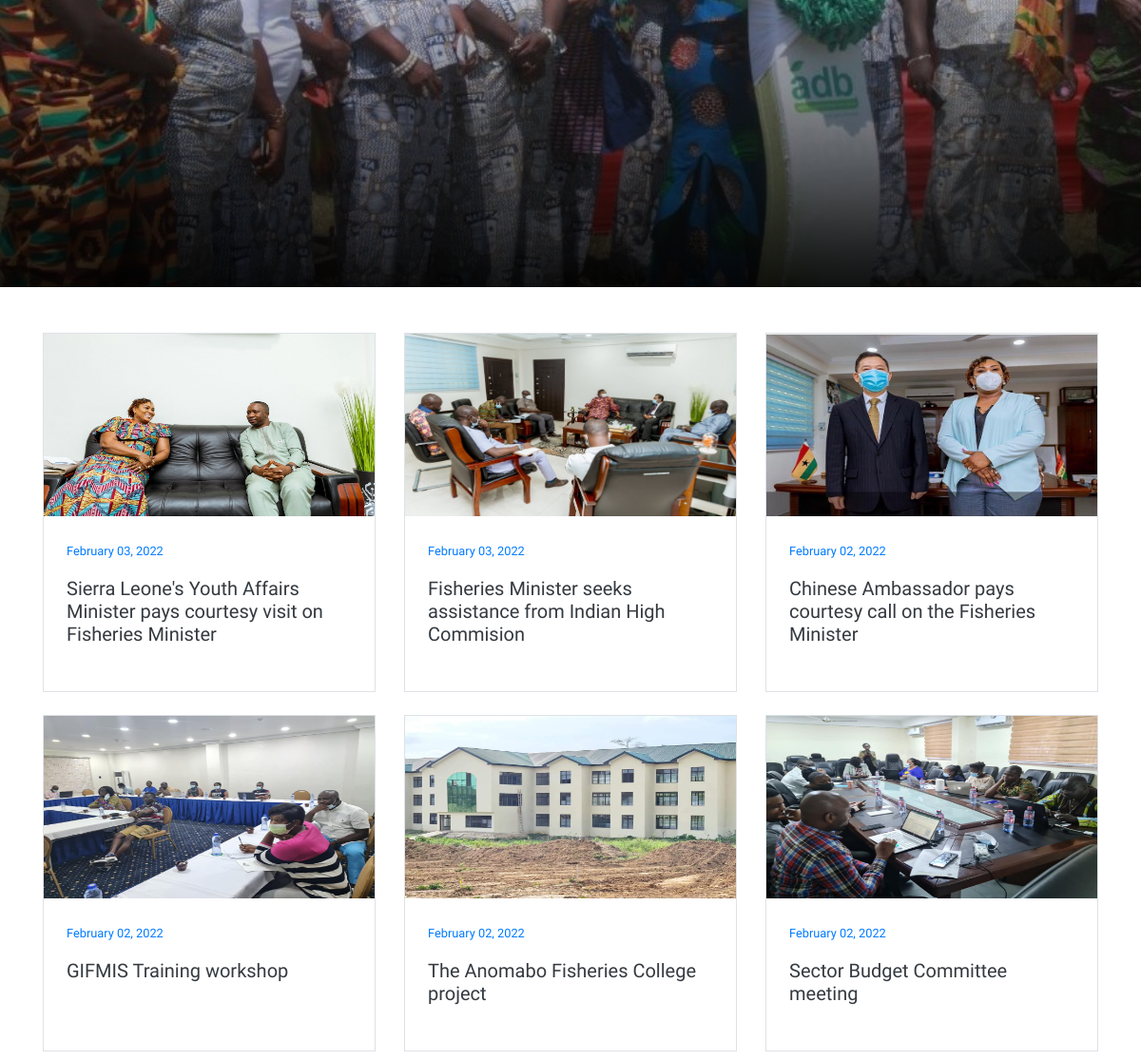
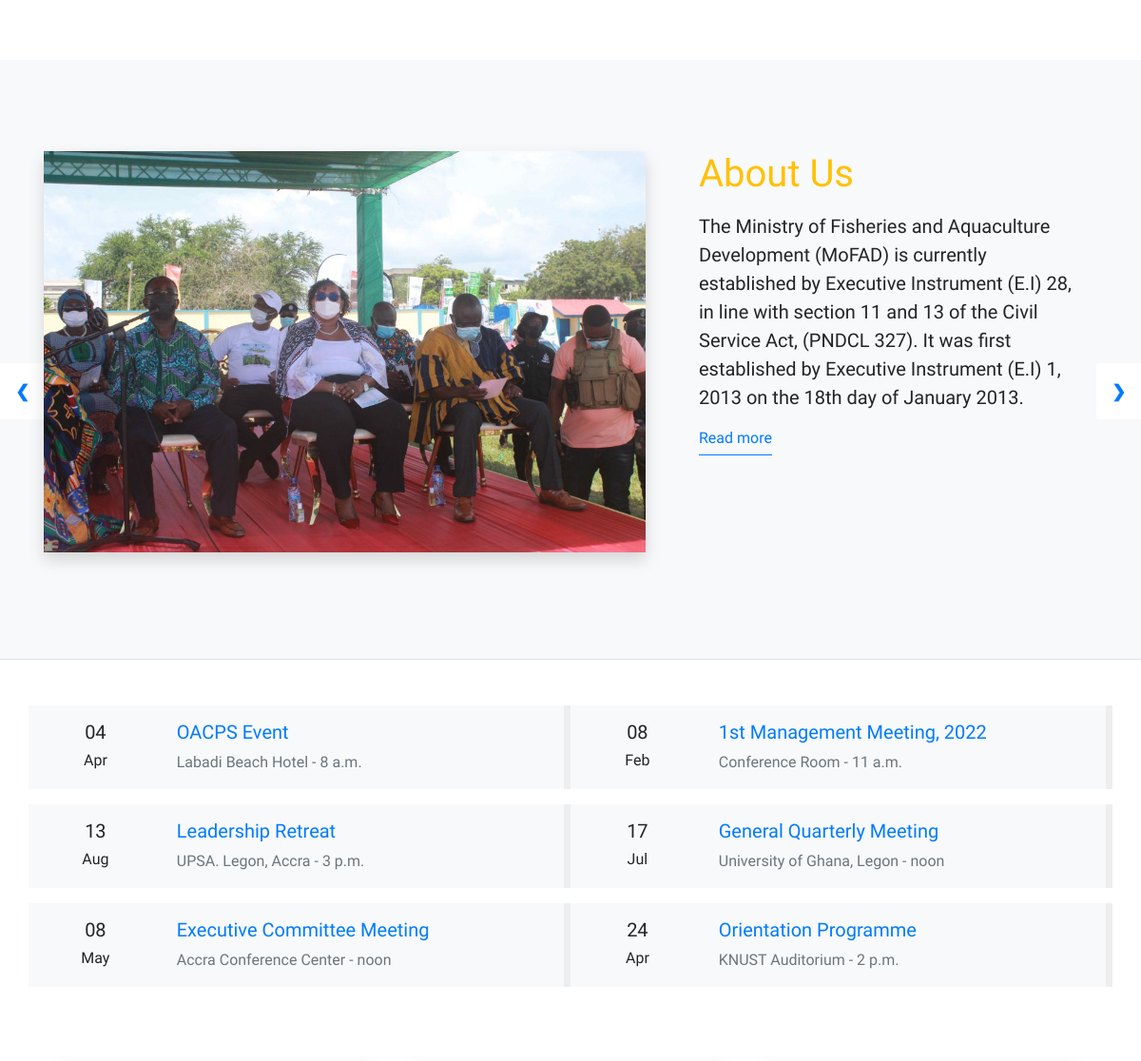
Before: / (middle part) with the older database file (2 pictures, top to bottom).
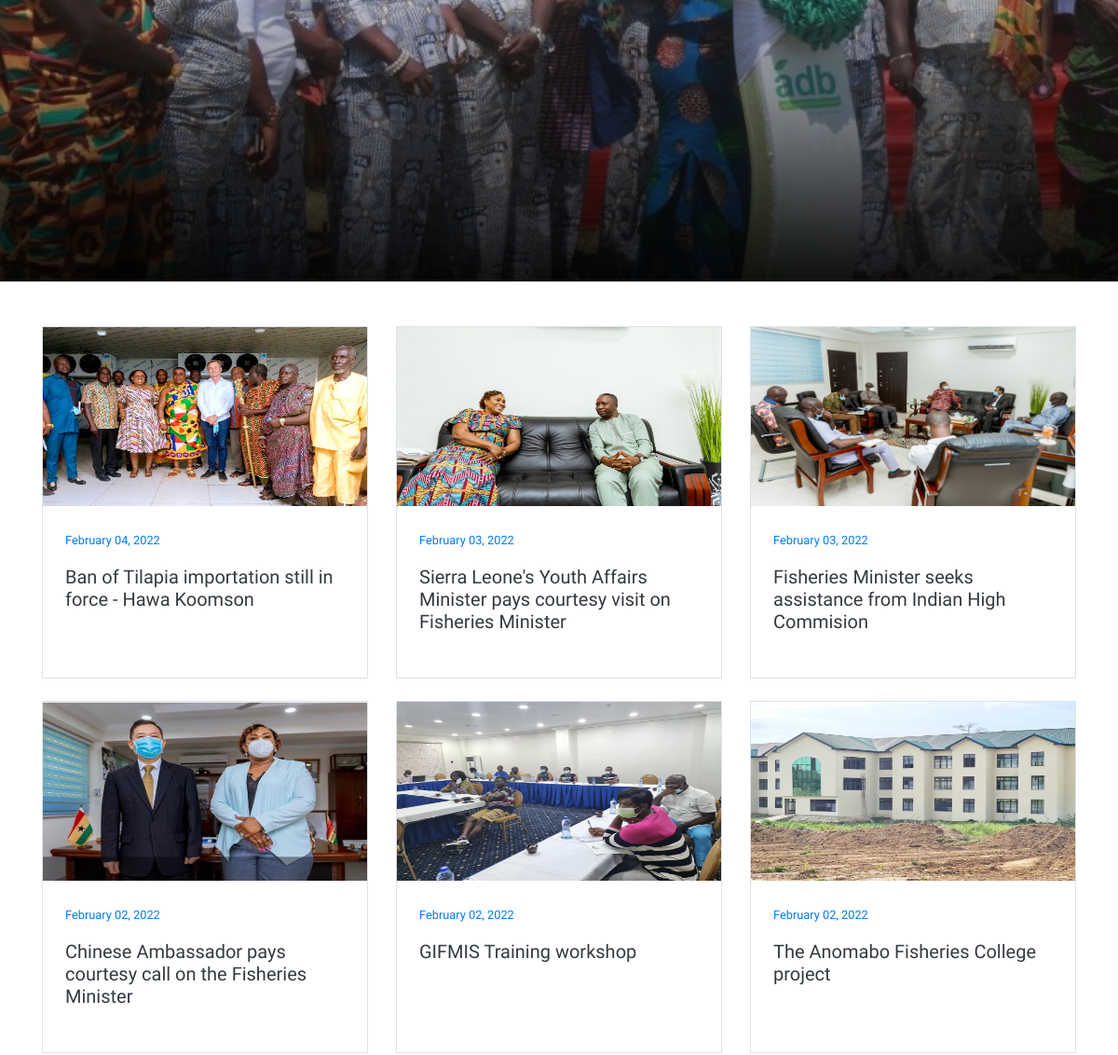
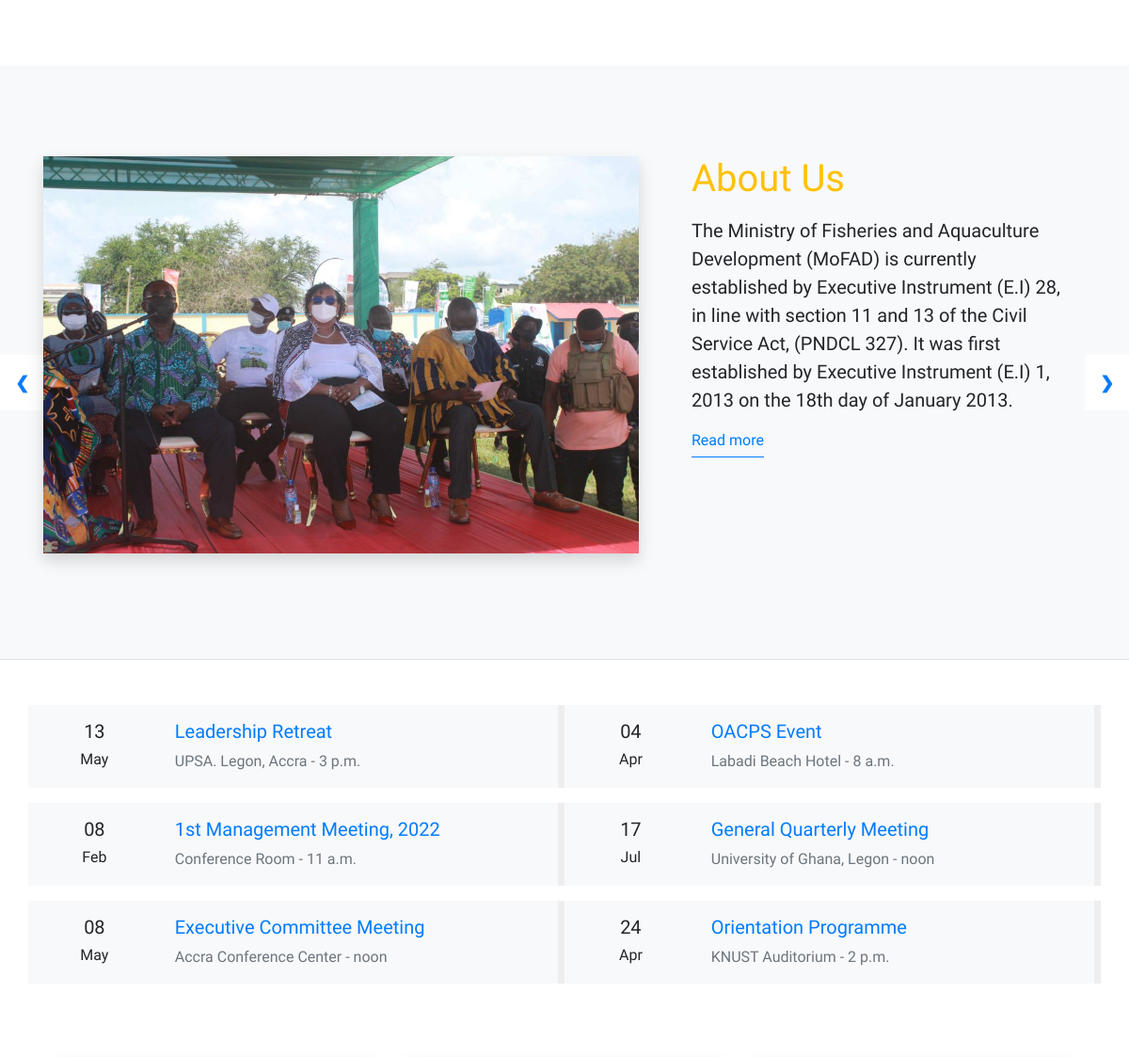
After: the same page with the newer database file (2 pictures, top to bottom).
### blog/models.py (models this page shows, shortened)
class Post(models.Model):
    POST_TYPE = (
        ("Blog", "Blog"),
        ("Press release", "Press release"),
    )
    type = models.CharField(choices=POST_TYPE, default="Blog", max_length=25)
    title = models.CharField(max_length=255)
    image = models.FileField(null=True, upload_to="post_images")
    text = RichTextUploadingField()
    created_at = models.DateTimeField(default=timezone.now)
    slug = models.SlugField(default="will-be-added-when-saved")
    class Meta:
        ordering = ["-created_at"]
    def get_absolute_url(self):
        return reverse("post-detail", kwargs={"slug": self.slug})

### events/models.py (models this page shows, shortened)
class Event(models.Model):
    title = models.CharField(max_length=255)
    venue = models.CharField(default="", max_length=255)
    date = models.DateField(default=timezone.now)
    time = models.TimeField(default=timezone.now)
    created_at = models.DateTimeField(default=timezone.now)
    class Meta:
        ordering = ["-date"]

### blog/views.py (the view)
# urls.py: path("", views.HomeView, name="home"),
def HomeView(request):
    post_list = Post.objects.filter(type="Blog")[:6]
    event_list = Event.objects.all()[:6]
    leader_list = Leader.objects.filter(feature=True)[:3]
    context = {"posts": post_list, "events": event_list, "leaders": leader_list}
    return render(request, "home.html", context)

### blog/templates/home.html (shortened to what this page needs)
{% extends 'base.html' %}
{% block content %}
<div class="slideshow w-100">
    <div class="slide slide-fade" style="
      background-image: linear-gradient(
          rgba(0, 0, 0, 0.3),
          rgba(0, 0, 0, 0.1),
          rgba(0, 0, 0, 0.9)
        ),
        url('/static/images/durbar.jpg');
        background-size: cover;
        /* background-position: bottom center; */
    ">
    </div>
    <a class="prev" onclick="plusSlides(-1)">&#10094;</a>
    <a class="next" onclick="plusSlides(1)">&#10095;</a>
</div>
<div class="section my-4">
    <div class="container pt-4">
        <div class="row">
            {% for post in posts %}
            <div class="col-md-4 mb-4">
                <div class="post-card border">
                    <img src="{{MEDIA_URL}}{{post.image.url}}" alt="" class="img-fluid" />
                    <div class="p-4">
                        <small class="text-primary">{{post.created_at|date:"F d, Y"}}</small>
                        <h5 class="mt-3 mb-4">
                            <a href="{{post.get_absolute_url}}" class="text-dark">{{post.title}}</a>
                        </h5>
                    </div>
                </div>
            </div>
            {% endfor %}
        </div>
    </div>
</div>
<section class="home-about mt-5 py-3 py-md-5 bg-light border-bottom">
    <div class="container">
        <div class="row py-5 justify-content-center">
            <div class="col-12 col-md-4 col-lg-7 px-md-3">
                <div class="container p-md-0">
                    <img src="/static/images/sitting.jpg" alt="" class="img-fluid shadow mt-md-5 mt-lg-0 mb-3" />
                </div>
            </div>
            <div class="col-12 col-md-8 col-lg-5 px-md-4">
                <div class="px-3">
                    <h1 class="text-warning mb-3">About Us</h1>
                    <p class="lead">
                        The Ministry of Fisheries and Aquaculture Development (MoFAD) is currently established by Executive Instrument (E.I) 28, in line with section 11 and 13 of the Civil Service Act, (PNDCL 327). It was first established by Executive Instrument (E.I) 1, 2013 on the 18th day of January 2013.
                    </p>
                    <a href="{% url 'about' %}" class="mt-3 pb-2 border-bottom border-primary">Read more</a>
                </div>
            </div>
        </div>
    </div>
</section>
<section class="my-5 container">
    <div class="row justify-content-center">
        {% for event in events %}
        <div class="col-md-6">
            <div class="row mb-3 bg-light py-3" style="border-right: 7px solid #eeeeee">
                <div class="col-3 text-center">
                    <h5>{{event.date|date:"d"}}</h5>
                    <h6 class="mb-0">{{event.date|date:"M"}}</h6>
                </div>
                <div class="col">
                    <h5 class="text-primary">{{event.title}}</h5>
                    <p class="text-muted mb-0">{{event.venue}} - {{event.time}}</p>
                </div>
            </div>
        </div>
        {% endfor %}
    </div>
</section>
<section class="leaders">
    <div class="container my-4">
        <div class="row justify-content-center p-3">
        </div>
    </div>
</section>
{% endblock content %}

Changed rows visible on the page:
no longer on this page (row unchanged): Post: image (picture), created_at "February 02, 2022", title "Sector Budget Committee meeting"
added Post: image (picture), created_at "February 04, 2022", title "Ban of Tilapia importation still in force - Hawa Koomson"
changed Event "Leadership Retreat": date "Aug" → "May"; moves up the list
